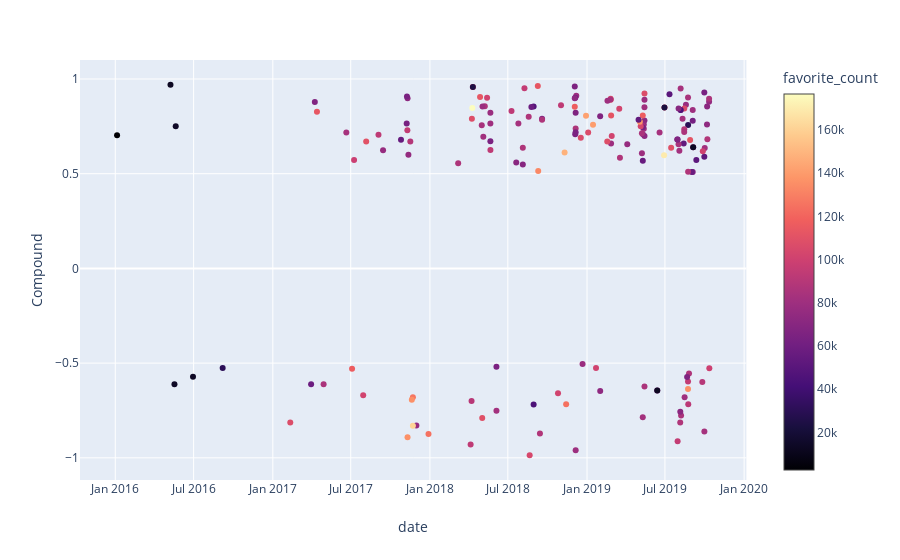

The notebook cell saved with this chart:
### Code cell
fig = px.scatter(df_china, x="date", 
                 y="Compound",
                 color="favorite_count", 
                 color_continuous_scale='Magma',
                 hover_data=["text"])
fig.show()

### Figure 1 — Plotly figure (JSON) as saved in the notebook; plotly's stock layout.template omitted (floating-point values rounded to 4 significant figures; data arrays with more than 128 entries replaced by an {"elided": "..."} marker saying what was removed)
{"data": [{"customdata": {"elided": "174x1 str values"}, "hoverlabel": {"namelength": 0}, "hovertemplate": "date=%{x}<br>Compound=%{y}<br>text=%{customdata[0]}<br>favorite_count=%{marker.color}", "legendgroup": "", "marker": {"color": {"elided": "174 int values"}, "coloraxis": "coloraxis", "symbol": "circle"}, "mode": "markers", "name": "", "showlegend": false, "type": "scatter", "x": {"elided": "174 str values"}, "xaxis": "x", "y": {"elided": "174 float values"}, "yaxis": "y"}], "layout": {"autosize": true, "coloraxis": {"colorbar": {"title": {"text": "favorite_count"}}, "colorscale": [[0, "#000004"], [0.1111, "#180f3d"], [0.2222, "#440f76"], [0.3333, "#721f81"], [0.4444, "#9e2f7f"], [0.5556, "#cd4071"], [0.6667, "#f1605d"], [0.7778, "#fd9668"], [0.8889, "#feca8d"], [1, "#fcfdbf"]]}, "legend": {"tracegroupgap": 0}, "margin": {"t": 60}, "xaxis": {"anchor": "y", "autorange": true, "domain": [0, 0.98], "range": ["2015-10-12 17:24:14.763", "2020-01-04 13:36:45.237"], "title": {"text": "date"}, "type": "date"}, "yaxis": {"anchor": "x", "autorange": true, "domain": [0, 1], "range": [-1.115, 1.098], "title": {"text": "Compound"}, "type": "linear"}}}
